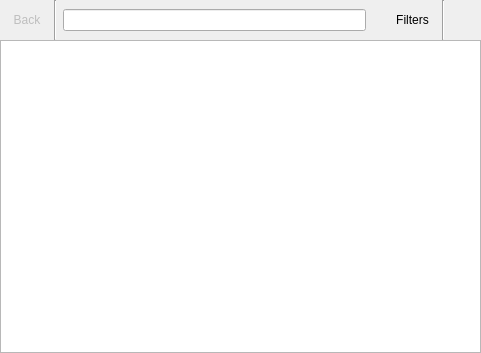
<?xml version="1.0" encoding="UTF-8"?>
<ui version="4.0">
 <class>ApperKCM</class>
 <widget class="QWidget" name="ApperKCM">
  <property name="geometry">
   <rect>
    <x>0</x>
    <y>0</y>
    <width>481</width>
    <height>353</height>
   </rect>
  </property>
  <property name="sizePolicy">
   <sizepolicy hsizetype="Expanding" vsizetype="Expanding">
    <horstretch>0</horstretch>
    <verstretch>0</verstretch>
   </sizepolicy>
  </property>
  <property name="windowTitle">
   <string>Add and Remove Software</string>
  </property>
  <property name="locale">
   <locale language="English" country="UnitedStates"/>
  </property>
  <layout class="QGridLayout" name="gridLayout">
   <property name="leftMargin">
    <number>0</number>
   </property>
   <property name="topMargin">
    <number>0</number>
   </property>
   <property name="rightMargin">
    <number>0</number>
   </property>
   <property name="bottomMargin">
    <number>0</number>
   </property>
   <property name="verticalSpacing">
    <number>0</number>
   </property>
   <item row="0" column="1">
    <widget class="QToolButton" name="backTB">
     <property name="enabled">
      <bool>false</bool>
     </property>
     <property name="text">
      <string>Back</string>
     </property>
     <property name="autoRaise">
      <bool>true</bool>
     </property>
    </widget>
   </item>
   <item row="1" column="0" colspan="4">
    <widget class="QStackedWidget" name="stackedWidget">
     <property name="currentIndex">
      <number>0</number>
     </property>
     <widget class="QWidget" name="pageHome">
      <layout class="QGridLayout" name="gridLayout_3">
       <property name="leftMargin">
        <number>0</number>
       </property>
       <property name="topMargin">
        <number>0</number>
       </property>
       <property name="rightMargin">
        <number>0</number>
       </property>
       <property name="bottomMargin">
        <number>0</number>
       </property>
       <item row="0" column="0">
        <widget class="CategorizedView" name="homeView">
         <property name="mouseTracking">
          <bool>true</bool>
         </property>
         <property name="editTriggers">
          <set>QAbstractItemView::NoEditTriggers</set>
         </property>
         <property name="dragDropMode">
          <enum>QAbstractItemView::DragDrop</enum>
         </property>
         <property name="textElideMode">
          <enum>Qt::ElideNone</enum>
         </property>
         <property name="viewMode">
          <enum>QListView::IconMode</enum>
         </property>
         <property name="wordWrap">
          <bool>true</bool>
         </property>
        </widget>
       </item>
      </layout>
     </widget>
     <widget class="QWidget" name="pageBrowse">
      <layout class="QGridLayout" name="gridLayout_4">
       <property name="leftMargin">
        <number>0</number>
       </property>
       <property name="topMargin">
        <number>0</number>
       </property>
       <property name="rightMargin">
        <number>0</number>
       </property>
       <property name="bottomMargin">
        <number>0</number>
       </property>
       <item row="0" column="0">
        <widget class="BrowseView" name="browseView" native="true"/>
       </item>
      </layout>
     </widget>
     <widget class="QWidget" name="pageChanges">
      <layout class="QGridLayout" name="gridLayout_5">
       <property name="leftMargin">
        <number>0</number>
       </property>
       <property name="topMargin">
        <number>0</number>
       </property>
       <property name="rightMargin">
        <number>0</number>
       </property>
       <property name="bottomMargin">
        <number>0</number>
       </property>
       <item row="0" column="0">
        <widget class="CategorizedView" name="changesView">
         <property name="mouseTracking">
          <bool>true</bool>
         </property>
         <property name="editTriggers">
          <set>QAbstractItemView::NoEditTriggers</set>
         </property>
         <property name="showDropIndicator" stdset="0">
          <bool>false</bool>
         </property>
         <property name="alternatingRowColors">
          <bool>true</bool>
         </property>
         <property name="verticalScrollMode">
          <enum>QAbstractItemView::ScrollPerPixel</enum>
         </property>
        </widget>
       </item>
      </layout>
     </widget>
    </widget>
   </item>
   <item row="0" column="2">
    <widget class="QStackedWidget" name="stackedWidgetBar">
     <property name="sizePolicy">
      <sizepolicy hsizetype="Preferred" vsizetype="Fixed">
       <horstretch>0</horstretch>
       <verstretch>0</verstretch>
      </sizepolicy>
     </property>
     <property name="currentIndex">
      <number>0</number>
     </property>
     <widget class="QWidget" name="searchPage">
      <layout class="QHBoxLayout" name="horizontalLayout_2">
       <property name="leftMargin">
        <number>0</number>
       </property>
       <property name="topMargin">
        <number>0</number>
       </property>
       <property name="rightMargin">
        <number>0</number>
       </property>
       <property name="bottomMargin">
        <number>0</number>
       </property>
       <item>
        <widget class="Line" name="line_2">
         <property name="orientation">
          <enum>Qt::Vertical</enum>
         </property>
        </widget>
       </item>
       <item>
        <widget class="QLineEdit" name="searchKLE">
         <property name="clickMessage" stdset="0">
          <string>Search packages</string>
         </property>
         <property name="showClearButton" stdset="0">
          <bool>true</bool>
         </property>
        </widget>
       </item>
       <item>
        <widget class="QWidget" name="widget" native="true">
         <property name="sizePolicy">
          <sizepolicy hsizetype="Fixed" vsizetype="Preferred">
           <horstretch>0</horstretch>
           <verstretch>0</verstretch>
          </sizepolicy>
         </property>
         <property name="minimumSize">
          <size>
           <width>11</width>
           <height>0</height>
          </size>
         </property>
         <layout class="QGridLayout" name="gridLayout_2">
          <property name="leftMargin">
           <number>0</number>
          </property>
          <property name="topMargin">
           <number>0</number>
          </property>
          <property name="rightMargin">
           <number>0</number>
          </property>
          <property name="bottomMargin">
           <number>0</number>
          </property>
         </layout>
        </widget>
       </item>
       <item>
        <widget class="QToolButton" name="filtersTB">
         <property name="sizePolicy">
          <sizepolicy hsizetype="Preferred" vsizetype="Fixed">
           <horstretch>0</horstretch>
           <verstretch>0</verstretch>
          </sizepolicy>
         </property>
         <property name="locale">
          <locale language="English" country="UnitedStates"/>
         </property>
         <property name="text">
          <string>Filters</string>
         </property>
         <property name="popupMode">
          <enum>QToolButton::InstantPopup</enum>
         </property>
         <property name="toolButtonStyle">
          <enum>Qt::ToolButtonTextBesideIcon</enum>
         </property>
         <property name="autoRaise">
          <bool>true</bool>
         </property>
         <property name="arrowType">
          <enum>Qt::NoArrow</enum>
         </property>
        </widget>
       </item>
       <item>
        <widget class="Line" name="line">
         <property name="orientation">
          <enum>Qt::Vertical</enum>
         </property>
        </widget>
       </item>
       <item>
        <widget class="QToolButton" name="settingsTB">
         <property name="popupMode">
          <enum>QToolButton::InstantPopup</enum>
         </property>
         <property name="autoRaise">
          <bool>true</bool>
         </property>
        </widget>
       </item>
      </layout>
     </widget>
     <widget class="QWidget" name="updatesPage">
      <layout class="QHBoxLayout" name="horizontalLayout">
       <property name="leftMargin">
        <number>0</number>
       </property>
       <property name="topMargin">
        <number>0</number>
       </property>
       <property name="rightMargin">
        <number>0</number>
       </property>
       <property name="bottomMargin">
        <number>0</number>
       </property>
       <item>
        <widget class="Line" name="line_3">
         <property name="orientation">
          <enum>Qt::Vertical</enum>
         </property>
        </widget>
       </item>
       <item>
        <widget class="QPushButton" name="updatePB">
         <property name="enabled">
          <bool>false</bool>
         </property>
         <property name="text">
          <string>Update</string>
         </property>
         <property name="default">
          <bool>false</bool>
         </property>
         <property name="flat">
          <bool>true</bool>
         </property>
        </widget>
       </item>
       <item>
        <widget class="QPushButton" name="checkUpdatesPB">
         <property name="text">
          <string>Check for new Updates</string>
         </property>
         <property name="flat">
          <bool>true</bool>
         </property>
        </widget>
       </item>
       <item>
        <spacer name="horizontalSpacer">
         <property name="orientation">
          <enum>Qt::Horizontal</enum>
         </property>
         <property name="sizeHint" stdset="0">
          <size>
           <width>40</width>
           <height>20</height>
          </size>
         </property>
        </spacer>
       </item>
       <item>
        <widget class="QLabel" name="downloadL">
         <property name="text">
          <string notr="true">Average size for download</string>
         </property>
        </widget>
       </item>
      </layout>
     </widget>
     <widget class="QWidget" name="settingsPage">
      <layout class="QHBoxLayout" name="horizontalLayout_4">
       <item>
        <widget class="QPushButton" name="generalSettingsPB">
         <property name="text">
          <string>General Settings</string>
         </property>
         <property name="checkable">
          <bool>true</bool>
         </property>
         <property name="checked">
          <bool>true</bool>
         </property>
         <property name="autoExclusive">
          <bool>true</bool>
         </property>
         <property name="flat">
          <bool>true</bool>
         </property>
        </widget>
       </item>
       <item>
        <widget class="QPushButton" name="repoSettingsPB">
         <property name="text">
          <string>Software Origins</string>
         </property>
         <property name="checkable">
          <bool>true</bool>
         </property>
         <property name="checked">
          <bool>false</bool>
         </property>
         <property name="autoExclusive">
          <bool>true</bool>
         </property>
         <property name="flat">
          <bool>true</bool>
         </property>
        </widget>
       </item>
       <item>
        <spacer name="horizontalSpacer_2">
         <property name="orientation">
          <enum>Qt::Horizontal</enum>
         </property>
         <property name="sizeHint" stdset="0">
          <size>
           <width>40</width>
           <height>20</height>
          </size>
         </property>
        </spacer>
       </item>
      </layout>
     </widget>
     <widget class="QWidget" name="titlePage">
      <layout class="QHBoxLayout" name="horizontalLayout_3">
       <property name="leftMargin">
        <number>0</number>
       </property>
       <property name="topMargin">
        <number>0</number>
       </property>
       <property name="rightMargin">
        <number>0</number>
       </property>
       <property name="bottomMargin">
        <number>0</number>
       </property>
       <item>
        <widget class="QLabel" name="titleL">
         <property name="text">
          <string notr="true"/>
         </property>
        </widget>
       </item>
      </layout>
     </widget>
    </widget>
   </item>
   <item row="2" column="0" colspan="4">
    <widget class="KMessageWidget" name="reviewMessage" native="true"/>
   </item>
  </layout>
  <action name="actionFindName">
   <property name="text">
    <string>Find by &amp;name</string>
   </property>
  </action>
  <action name="actionFindDescription">
   <property name="text">
    <string>Find by &amp;description</string>
   </property>
  </action>
  <action name="actionFindFile">
   <property name="text">
    <string>Find by f&amp;ile name</string>
   </property>
  </action>
 </widget>
 <customwidgets>
  <customwidget>
   <class>KMessageWidget</class>
   <extends>QWidget</extends>
   <header>KMessageWidget</header>
   <container>1</container>
  </customwidget>
  <customwidget>
   <class>CategorizedView</class>
   <extends>QListView</extends>
   <header>CategorizedView.h</header>
  </customwidget>
  <customwidget>
   <class>BrowseView</class>
   <extends>QWidget</extends>
   <header>BrowseView.h</header>
   <container>1</container>
  </customwidget>
 </customwidgets>
 <tabstops>
  <tabstop>searchKLE</tabstop>
  <tabstop>backTB</tabstop>
  <tabstop>filtersTB</tabstop>
  <tabstop>settingsTB</tabstop>
  <tabstop>checkUpdatesPB</tabstop>
  <tabstop>generalSettingsPB</tabstop>
  <tabstop>repoSettingsPB</tabstop>
  <tabstop>homeView</tabstop>
  <tabstop>changesView</tabstop>
  <tabstop>updatePB</tabstop>
 </tabstops>
 <resources/>
 <connections/>
</ui>
